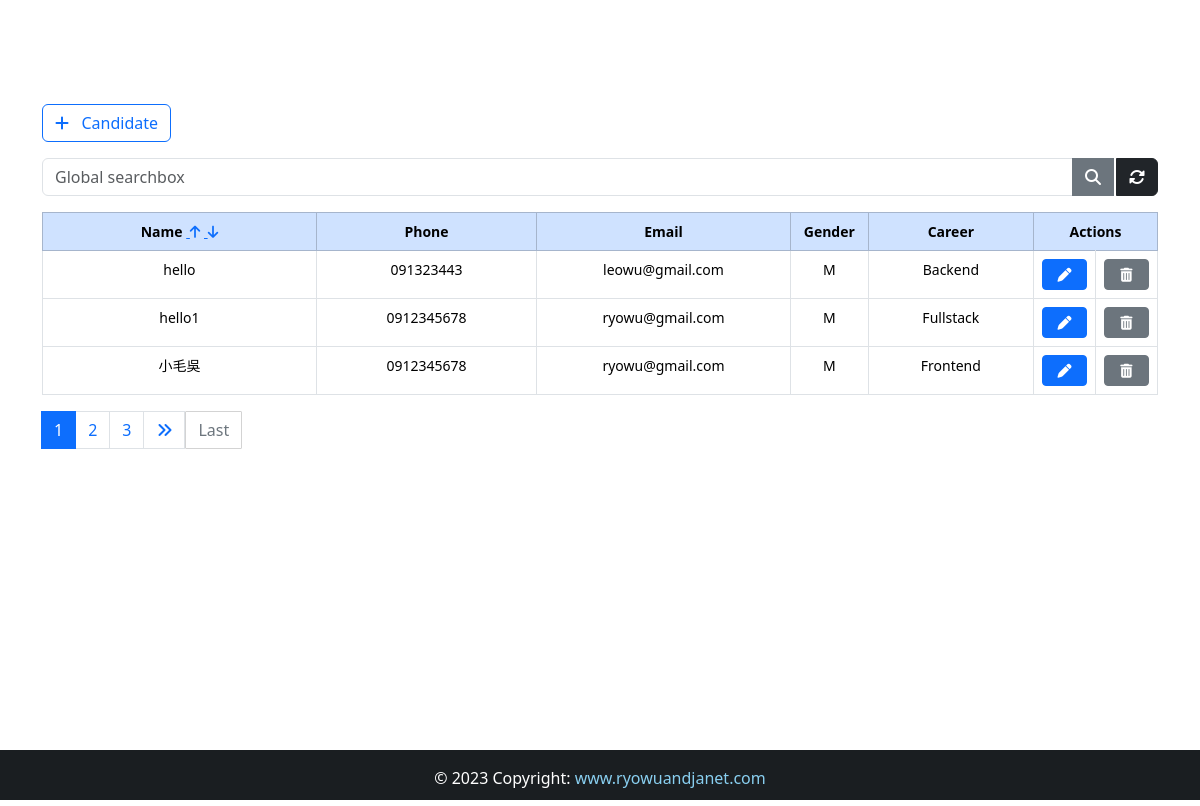
The page /?q=&sort_by=name_asc on the database its author committed.
### App/models.py (models this page shows, shortened)
class Candidate(models.Model):
    name = models.CharField(max_length=100)
    phone = models.CharField(max_length=25)
    email = models.CharField(max_length=100)
    gender = models.CharField(max_length=1,null=True, choices=GENDER)
    career = models.CharField(max_length=50,null=True, choices=CAREER)

### App/views.py (the view)
# urls.py: path("", views.Read.as_view(), name="read"),
class Read(ListView):
    model = Candidate
    queryset = Candidate.objects.all()
    paginate_by = 3
    def get_queryset(self):
        q = self.request.GET.get('q')
        sort_by = self.request.GET.get('sort_by')  # Get the sort parameter from the URL
        if q:
            object_list = self.model.objects.filter(
                Q(name__icontains=q) | Q(phone__icontains=q) | Q(email__icontains=q) |
                Q(gender__icontains=q) | Q(career__icontains=q)
            )
        else:
            object_list = self.model.objects.all()
        if sort_by == 'name_asc':
            object_list = object_list.order_by('name')
        elif sort_by == 'name_desc':
            object_list = object_list.order_by('-name')
        return object_list

### App/templates/App/candidate_list.html (shortened to what this page needs)
{% extends 'App/base.html' %}
{% block content %}
    <div class="container">
        <a href="{% url 'create' %}" class="btn btn-outline-primary mb-3 mt-5">
            <i class="fas fa-plus"></i>&nbsp;&nbsp; Candidate
        </a>
        <form>
            <div class="input-group mb-3">
                <input type="text" name="q" class="form-control input-sm" placeholder="Global searchbox" value="{{ request.GET.q }}">
                <button class="btn btn-secondary" title="Search"><i class="fas fa-search"></i></button>
                <a href="{% url 'read' %}" class="btn btn-dark" style="margin-left: 2px;" title="Refresh"> <i class="fas fa-sync-alt"></i></a>
            </div>
        </form>
        <table class="table table-bordered" style="text-align: center; font-size: 14px;">
            <thead class="table-primary">
                <tr>
                    <th id="th1" style="width: 25%;">Name
                        <a href="?q={{ request.GET.q }}&sort_by=name_asc">&nbsp;<i class="fa-solid fa-arrow-up"></i></a>
                        <a href="?q={{ request.GET.q }}&sort_by=name_desc">&nbsp;<i class="fa-solid fa-arrow-down"></i></a>
                    </th>
                    <th style="width: 20%;">Phone</th>
                    <th style="width: 23%;">Email</th>
                    <th style="width: 7%;">Gender</th>
                    <th style="width: 15%;">Career</th>
                    <th colspan="2" style="width: 10%;">Actions</th>
                </tr>
            </thead>
            {% for candidate in object_list %}
            <tr>
                <td>{{ candidate.name }}</td>
                <td>{{ candidate.phone }}</td>
                <td>{{ candidate.email }}</td>
                <td>{{ candidate.gender }}</td>
                <td>{{ candidate.career }}</td>
                <td>
                    <a href="{% url 'update' pk=candidate.id %}" class="btn btn-primary btn-sm" style="width: 45px;">
                        <i class="fas fa-pen"></i>
                    </a>
                </td>
                <td>
                    <a href="{% url 'delete' pk=candidate.id %}" class="btn btn-secondary btn-sm" style="width: 45px;">
                        <i class="fas fa-trash-alt"></i>
                    </a>
                </td>
            </tr>
            {% endfor %}
        </table>
        <nav>
            {% if page_obj.has_other_pages %}
            <ul class="pagination">
                {% for i in page_obj.paginator.page_range %}
                {% if page_obj.number == i %}
                <li class="page-item active">
                    <span class="page-link">
                        {{ i }}
                    </span>
                </li>
                {% else %}
                <li class="page-item">
                    <a href="?page={{ i }}" class="page-link">{{ i }}</a>
                </li>
                {% endif %}
                {% endfor %}
                {% if page_obj.has_next %}
                <li class="page-item">
                    <a href="?page={{ page_obj.next_page_number }}" class="page-link">
                        <i class="fas fa-angle-double-right"></i>
                    </a>
                </li>
                <a href="?page={{ page_obj.paginator.num_pages }}" class="btn btn-outline-secondary mb-4" style="border-radius: 1px; border: 1px solid #d3d3d3;">Last</a>
                {% else %}
                <li class="page-item disabled"></li>
                {% endif %}
            </ul>
            {% endif %}
        </nav>
    </div>
{% endblock content %}

### App/static/css/style.css (style rules this page uses)
html, body { height: 100%; margin: 0; max-width: 100%; overflow: hidden; }

### rows shown on the page
Candidate: name "hello", phone "091323443", email "leowu@gmail.com", gender "M", career "Backend"
Candidate: name "hello1", phone "0912345678", email "ryowu@gmail.com", gender "M", career "Fullstack"
Candidate: name "小毛吳", phone "0912345678", email "ryowu@gmail.com", gender "M", career "Frontend"

### other values the page prints
{{ i }} "1"
{{ i }} "2" "3"
